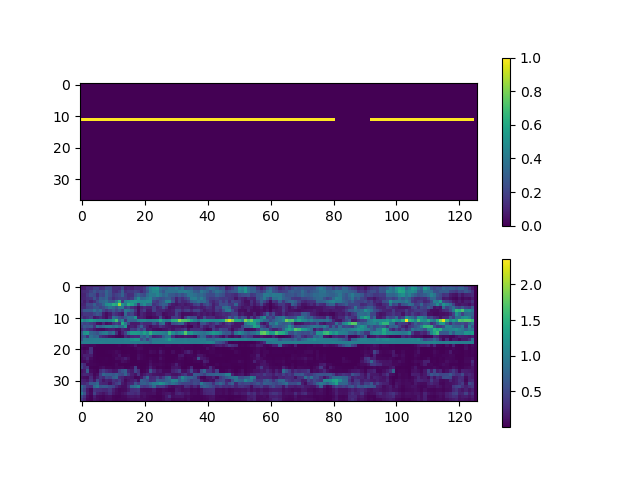

Python code for this plot:
from dataset import TestDataset
from model import CNN
import torch
from torch.utils.data import DataLoader
import torch.optim as optim
import torch.nn as nn
import matplotlib.pyplot as plt
import numpy as np
import os


model = torch.load('model_output.pt')
model.eval()
test_dataset = TestDataset('./phasemap_samples2')
test_dataloader = DataLoader(test_dataset, batch_size=16)

device = torch.device('cuda')
criterion = nn.BCELoss()
avg_cost = 0
total_batch_num = len(test_dataloader)

for b_x, b_y in test_dataloader:
    logits = model(b_x.to(device))
    loss = criterion(logits, b_y.to(device))

    # save images of logits
    cpu_logits = np.array(logits.clone().detach().cpu())    # (B, 37, 126)
    avg_logits = np.sum(cpu_logits, axis=0, keepdims=False) #/ batch_size    # (37, 126)
    cpu_b_y = np.array(b_y.clone().detach().cpu())          # (B, 37, 126)

    plt.subplot(2, 1, 1)
    plt.imshow(cpu_b_y[0, :, :], vmin=0.0, vmax=1.0,)
    plt.colorbar()
    plt.subplot(2, 1, 2)
    plt.imshow(avg_logits,)# vmin=0.0, vmax=1.0)
    plt.colorbar()
    plt.savefig("test.png")
    
    # get accuracy
    argmax_logits = np.argmax(cpu_logits, axis=1)       # (B, 37, 126) => (B, 126)
    argmax_b_y = np.argmax(cpu_b_y, axis=1)             # (B, 37, 126) => (B, 126)
    difference = np.abs(argmax_b_y - argmax_logits)     # (B, 126)
    a = difference <= np.ones_like(difference)          # (B, 126)
    if np.max(argmax_b_y) > np.min(argmax_b_y):     # if the target is not the DOA 0
        a = a * argmax_b_y                          # vad masking
    n_correct = np.count_nonzero(a)
    n_active_frame = np.count_nonzero(argmax_b_y)

    print('Accuracy : %d / %d' % (n_correct, n_active_frame))
